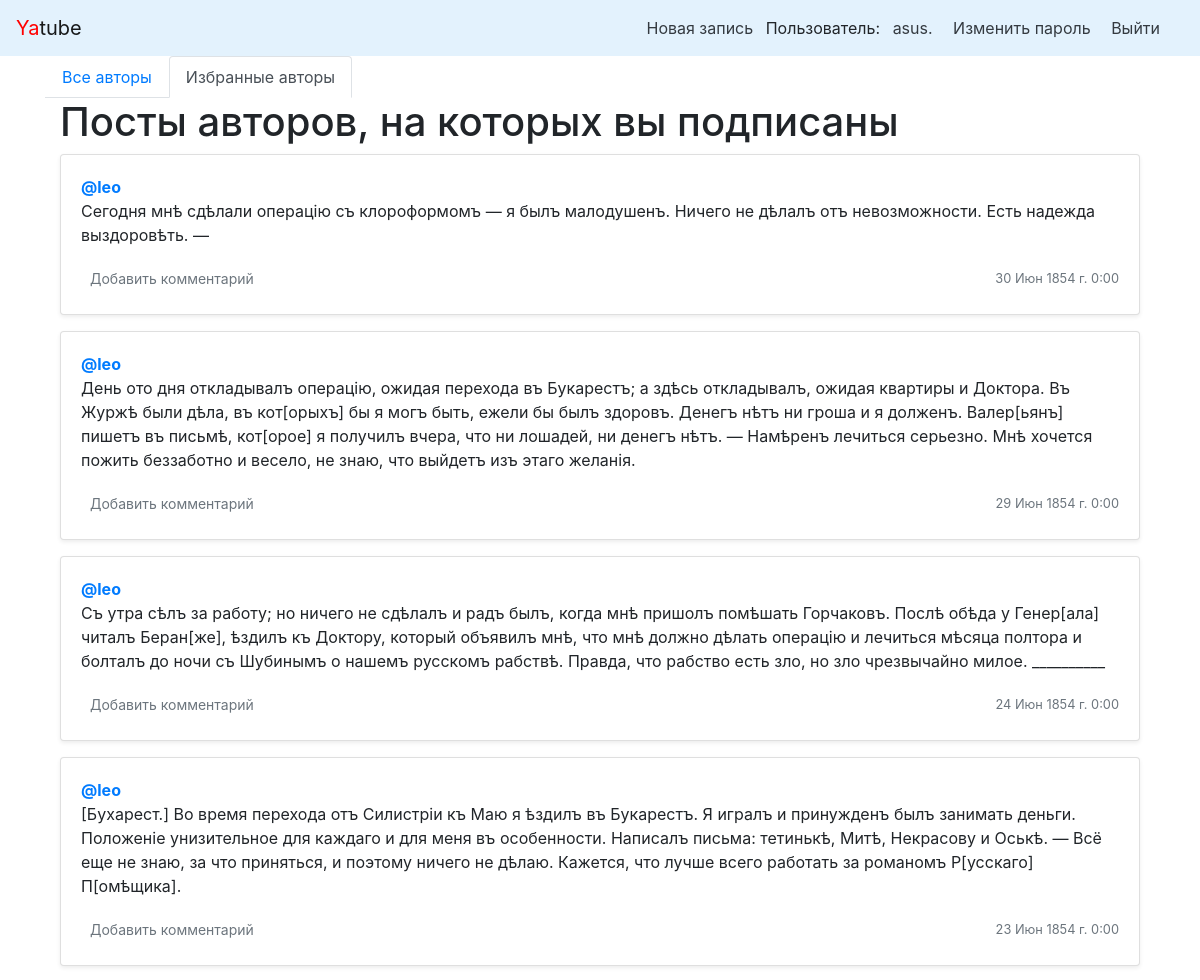
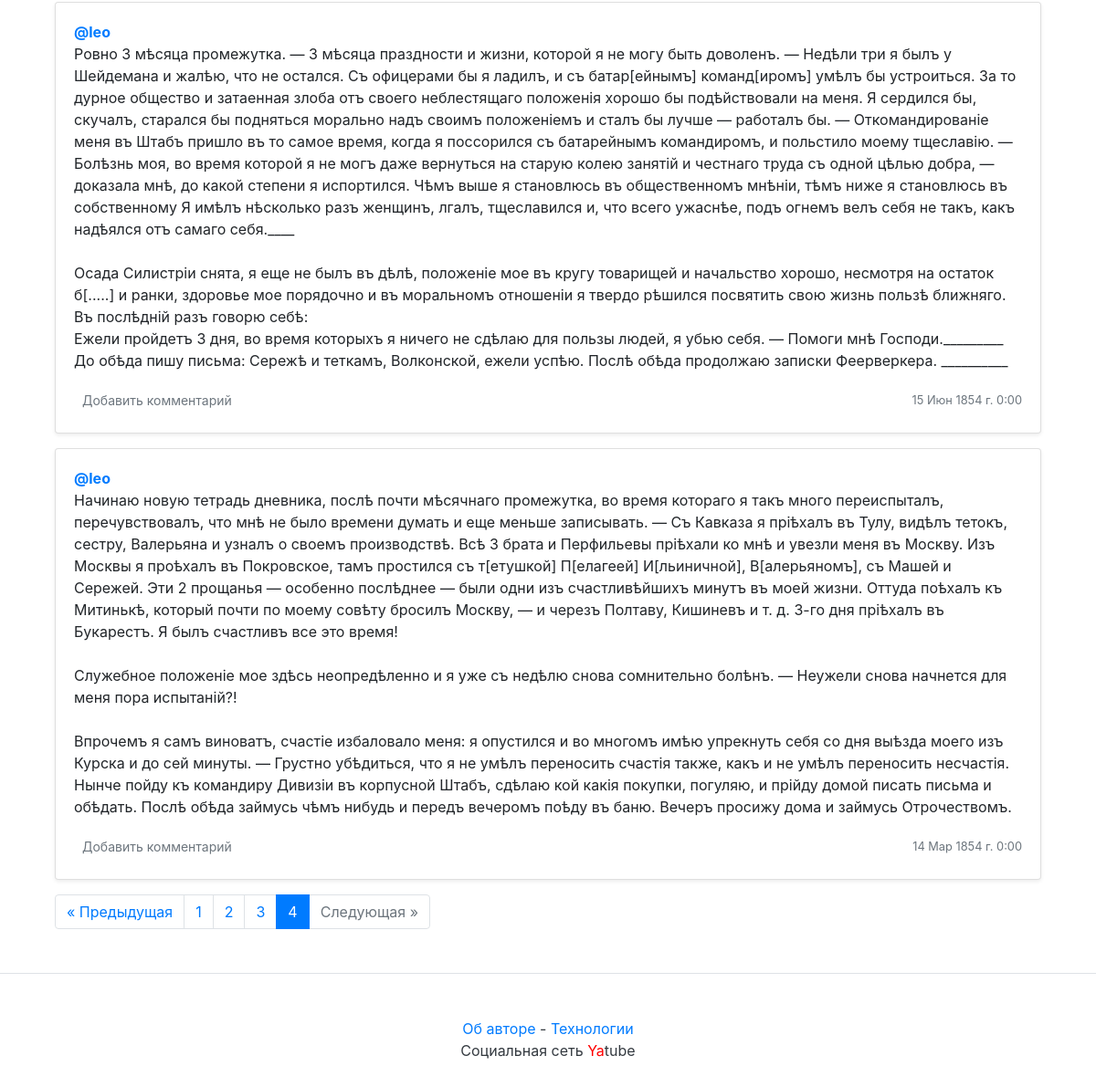
Screenshot of /follow/?page=4 (signed in) with the database file from the repository (2 pictures, top to bottom).
### posts/models.py (models this page shows, shortened)
class Post(models.Model):
    objects = None
    text = models.TextField(verbose_name='Текст')
    pub_date = models.DateTimeField("date published", auto_now_add=True)
    author = models.ForeignKey(
        User,
        on_delete=models.CASCADE,
        related_name="posts",
        verbose_name='Автор'
    )
    group = models.ForeignKey(
        'Group',
        on_delete=models.CASCADE,
        related_name="posts", blank=True,
        null=True,
        verbose_name='Группа'
    )
    image = models.ImageField(
        upload_to='posts/%Y/%m/%d/',
        blank=True,
        null=True,
        verbose_name='Изображение'
    )
    class Meta:
        ordering = ['-pub_date']
        verbose_name = 'Пост'
        verbose_name_plural = 'Посты'

### posts/views.py (the view)
# urls.py: path("follow/", views.follow_index, name="follow_index"),
@login_required
def follow_index(request):
    post_list = Post.objects.order_by('-pub_date').filter(author__following__user=request.user)
    paginator = Paginator(post_list, 10)  # показывать по 10 записей на странице.
    page_number = request.GET.get('page')  # переменная в URL с номером запрошенной страницы
    page = paginator.get_page(page_number)  # получить записи с нужным смещением
    return render(request, 'follow.html', {
        'page': page, 'paginator': paginator}
    )

### posts/context_processors.py (called while the page is built)
def year(request):
    years = datetime.now().year
    return {'year': years}

### templates/follow.html (shortened to what this page needs)
{% extends "base.html" %}
{% block content %}
    <div class="container">
        {% include "menu.html" with index=True %}
        <h1>Посты авторов, на которых вы подписаны</h1>
        {% for post in page %}
            {% include "post_item.html" with post=post %}
        {% endfor %}
        {% if page.has_other_pages %}
            {% include "paginator.html" with items=page paginator=paginator%}
        {% endif %}
    </div>
{% endblock %}

### templates/nav.html
<nav class="navbar navbar-light" style="background-color: #e3f2fd;">
    <a class="navbar-brand" href="/"><span style="color:red">Ya</span>tube</a>
    <nav class="my-2 my-md-0 mr-md-3">
        {% if user.is_authenticated %}
            <a class="p-2 text-dark" href="{% url 'new_post' %}">Новая запись</a>
            Пользователь: <a class="p-2 text-dark" href="{% url 'profile' user.username %}">{{ user.username }}.</a>
            <a class="p-2 text-dark" href="{% url 'password_change' %}">Изменить пароль</a>
            <a class="p-2 text-dark" href="{% url 'logout' %}">Выйти</a>
        {% else %}
            <a class="p-2 text-dark" href="{% url 'login' %}">Войти</a> |
            <a class="p-2 text-dark" href="{% url 'signup' %}">Регистрация</a>
        {% endif %}
    </nav>
</nav>

### templates/post_item.html (shortened to what this page needs)
<div class="card mb-3 mt-1 shadow-sm">
    {% load thumbnail %}
    <div class="card-body">
        <p class="card-text">
            <a name="post_{{ post.id }}" href="{% url 'profile' post.author.username %}">
                <strong class="d-block text-gray-dark">@{{ post.author }}</strong>
            </a>
            {{ post.text|linebreaksbr }}
        </p>
        <div class="d-flex justify-content-between align-items-center">
            <div class="btn-group ">
                <a class="btn btn-sm text-muted" href="{% url 'post' post.author.username post.id %}" role="button">
                    {% if post.comments.exists %}
                        {{ post.comments.count }} комментариев
                    {% else%}
                        Добавить комментарий
                    {% endif %}
                </a>
            </div>
            <small class="text-muted">{{ post.pub_date|date:"d M Y г. G:i" }}</small>
        </div>
    </div>
</div>

### rows the page displays
Post: author "leo", text "Сегодня мнѣ сдѣлали операцію съ клороформомъ — я былъ малодушенъ. Ничего не дѣлалъ отъ невозможности. Есть надежда выздоровѣть. —", shows "Добавить комментарий", pub_date "30 Июн 1854 г. 0:00"
Post: author "leo", text "День ото дня откладывалъ операцію, ожидая перехода въ Букарестъ; a здѣсь откладывалъ, ожидая квартиры и Доктора. Въ Журжѣ были дѣла, въ кот[орыхъ] бы я могъ быть, ежели бы былъ здоровъ. Денегъ нѣтъ ни гроша и я долженъ. Валер[ьянъ] пишетъ въ письмѣ, кот[орое] я получилъ вчера, что ни лошадей, ни денегъ нѣтъ. — Намѣренъ лечиться серьезно. Мнѣ хочется пожить беззаботно и весело, не знаю, что выйдетъ изъ этаго желанія.", shows "Добавить комментарий", pub_date "29 Июн 1854 г. 0:00"
Post: author "leo", text "Съ утра сѣлъ за работу; но ничего не сдѣлалъ и радъ былъ, когда мнѣ пришолъ помѣшать Горчаковъ. Послѣ обѣда у Генер[ала] читалъ Беран[же], ѣздилъ къ Доктору, который объявилъ мнѣ, что мнѣ должно дѣлать операцію и лечиться мѣсяца полтора и болталъ до ночи съ Шубинымъ о нашемъ русскомъ рабствѣ. Правда, что рабство есть зло, но зло чрезвычайно милое. __________", shows "Добавить комментарий", pub_date "24 Июн 1854 г. 0:00"
Post: author "leo", text "[Бухарест.] Во время перехода отъ Силистріи къ Маю я ѣздилъ въ Букарестъ. Я игралъ и принужденъ былъ занимать деньги. Положеніе унизительное для каждаго и для меня въ особенности. Написалъ письма: тетинькѣ, Митѣ, Некрасову и Оськѣ. — Всё еще не знаю, за что приняться, и поэтому ничего не дѣлаю. Кажется, что лучше всего работать за романомъ Р[усскаго] П[омѣщика].", shows "Добавить комментарий", pub_date "23 Июн 1854 г. 0:00"
Post: author "leo", text "Ровно 3 мѣсяца промежутка. — 3 мѣсяца праздности и жизни, которой я не могу быть доволенъ. — Недѣли три я былъ у Шейдемана и жалѣю, что не остался. Съ офицерами бы я ладилъ, и съ батар[ейнымъ] команд[иромъ] умѣлъ бы устроиться. За то дурное общество и затаенная злоба отъ своего неблестящаго положенія хорошо бы подѣйствовали на меня. Я сердился бы, скучалъ, старался бы подняться морально надъ своимъ положеніемъ и сталъ бы лучше — работалъ бы. — Откомандированіе меня въ Штабъ пришло въ то самое время, когда я поссорился съ батарейнымъ командиромъ, и польстило моему тщеславію. — Болѣзнь моя, во время которой я не могъ даже вернуться на старую колею занятій и честнаго труда съ одной цѣлью…", shows "Добавить комментарий", pub_date "15 Июн 1854 г. 0:00"
Post: author "leo", text "Начинаю новую тетрадь дневника, послѣ почти мѣсячнаго промежутка, во время котораго я такъ много переиспыталъ, перечувствовалъ, что мнѣ не было времени думать и еще меньше записывать. — Съ Кавказа я пріѣхалъ въ Тулу, видѣлъ тетокъ, сестру, Валерьяна и узналъ о своемъ производствѣ. Всѣ 3 брата и Перфильевы пріѣхали ко мнѣ и увезли меня въ Москву. Изъ Москвы я проѣхалъ въ Покровское, тамъ простился съ т[етушкой] П[елагеей] И[льиничной], В[алерьяномъ], съ Машей и Сережей. Эти 2 прощанья — особенно послѣднее — были одни изъ счастливѣйшихъ минутъ въ моей жизни. Оттуда поѣхалъ къ Митинькѣ, который почти по моему совѣту бросилъ Москву, — и черезъ Полтаву, Кишиневъ и т. д. 3-го дня пріѣхалъ въ…", shows "Добавить комментарий", pub_date "14 Мар 1854 г. 0:00"

### other values shown
{{ user.username }} "asus"
{{ i }} "1" "2" "3"
{{ i }} "4"
